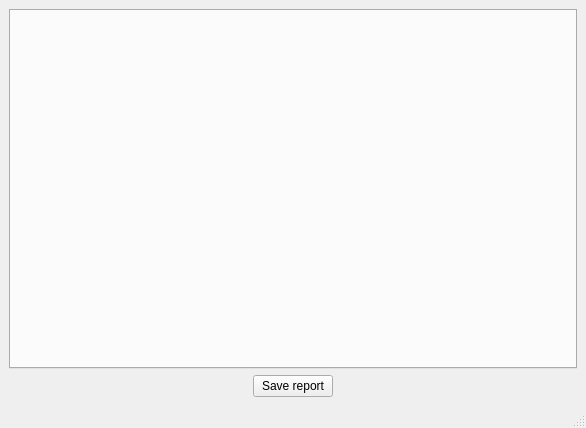
<?xml version="1.0" encoding="UTF-8"?>
<ui version="4.0">
 <class>MainWindow</class>
 <widget class="QMainWindow" name="MainWindow">
  <property name="geometry">
   <rect>
    <x>0</x>
    <y>0</y>
    <width>586</width>
    <height>428</height>
   </rect>
  </property>
  <property name="sizePolicy">
   <sizepolicy hsizetype="Expanding" vsizetype="Expanding">
    <horstretch>0</horstretch>
    <verstretch>0</verstretch>
   </sizepolicy>
  </property>
  <property name="minimumSize">
   <size>
    <width>586</width>
    <height>428</height>
   </size>
  </property>
  <property name="windowTitle">
   <string>MainWindow</string>
  </property>
  <widget class="QWidget" name="centralwidget">
   <layout class="QVBoxLayout" name="verticalLayout">
    <item>
     <layout class="QVBoxLayout" name="verticalLayout_3">
      <item>
       <widget class="QTabWidget" name="tabWidget">
        <property name="sizePolicy">
         <sizepolicy hsizetype="Expanding" vsizetype="Minimum">
          <horstretch>0</horstretch>
          <verstretch>0</verstretch>
         </sizepolicy>
        </property>
        <property name="minimumSize">
         <size>
          <width>300</width>
          <height>300</height>
         </size>
        </property>
        <property name="currentIndex">
         <number>-1</number>
        </property>
       </widget>
      </item>
      <item alignment="Qt::AlignHCenter">
       <widget class="QPushButton" name="pushButton">
        <property name="sizePolicy">
         <sizepolicy hsizetype="Fixed" vsizetype="Fixed">
          <horstretch>0</horstretch>
          <verstretch>0</verstretch>
         </sizepolicy>
        </property>
        <property name="text">
         <string>Save report</string>
        </property>
       </widget>
      </item>
     </layout>
    </item>
   </layout>
  </widget>
  <widget class="QMenuBar" name="menubar">
   <property name="geometry">
    <rect>
     <x>0</x>
     <y>0</y>
     <width>586</width>
     <height>22</height>
    </rect>
   </property>
  </widget>
  <widget class="QStatusBar" name="statusbar"/>
 </widget>
 <resources/>
 <connections/>
</ui>
